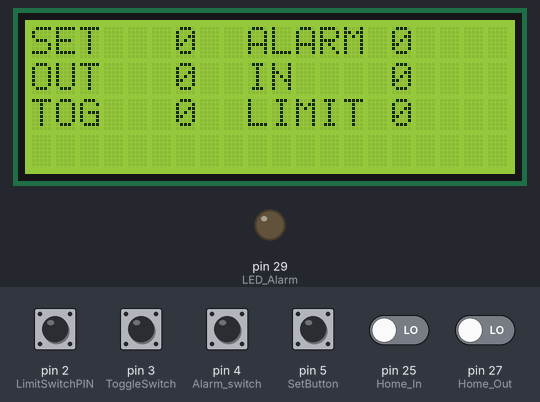
A sketch run on a simulated Arduino Mega 2560, built with avr-gcc and run on an emulated ATmega2560. Parts: 20×4 character LCD, output pins drawn as LEDs (lit = HIGH). The test bench sets the inputs (shaded band); at power-on: pin 2 (LimitSwitchPIN), pin 3 (ToggleSwitch), pin 4 (Alarm_switch), pin 5 (SetButton), pin 25 (Home_In), pin 27 (Home_Out) LOW.

Above: at 1.2 s.
1.3 s: pin 5 (SetButton) pulled HIGH for 0.15 s
At 1.68 s:
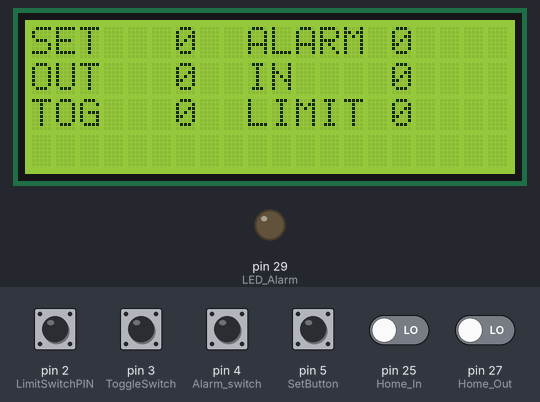
2.0 s: pin 2 (LimitSwitchPIN) pulled HIGH for 0.15 s
At 2.11 s:
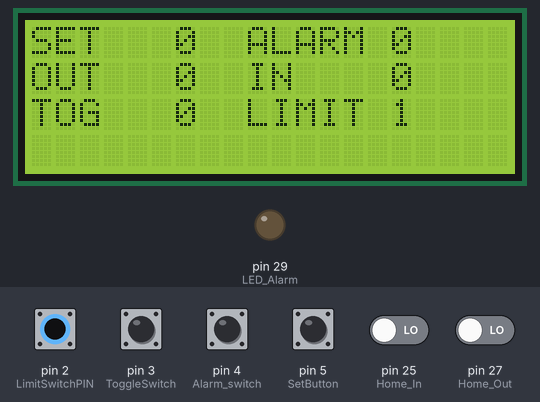
2.7 s: pin 3 (ToggleSwitch) pulled HIGH for 0.15 s
At 2.81 s:
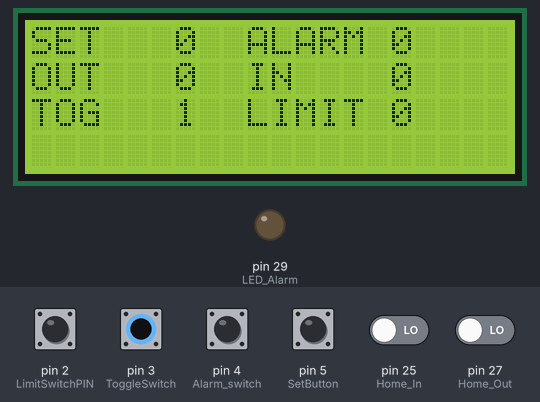
3.4 s: pin 4 (Alarm_switch) pulled HIGH for 0.15 s
At 3.51 s:
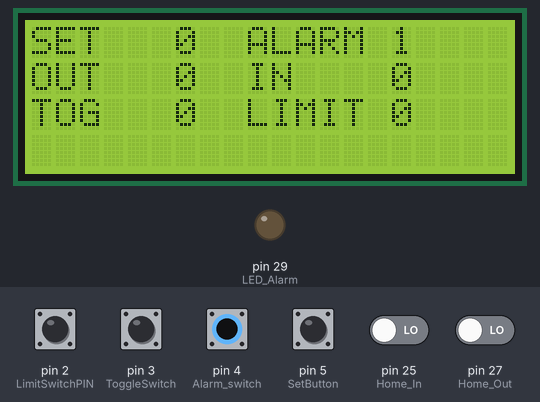
4.1 s: pin 25 (Home_In) driven HIGH
At 4.69 s:
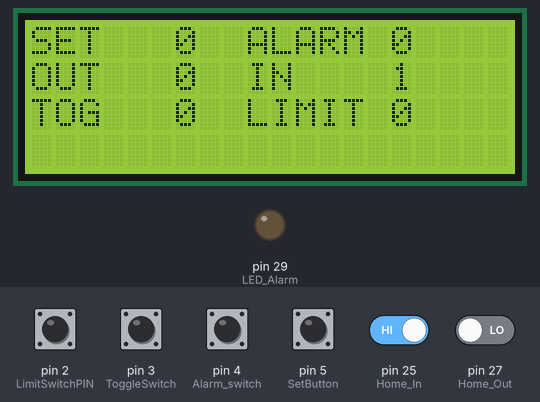
5.6 s: pin 5 (SetButton) pulled HIGH for 1 s
At 6.2 s:
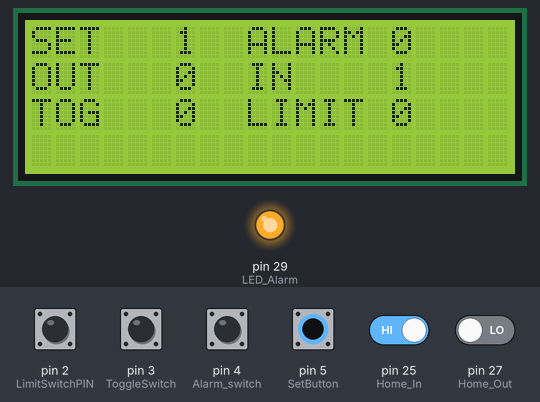
Timing chart, 0 to 8.2 s (numbered marks = the images above; inputs shaded):
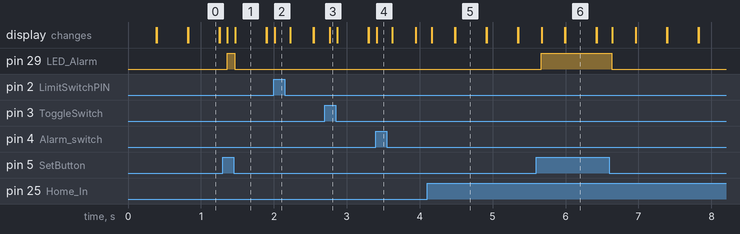

Measured:
- after the input at 1.3 s, pin 29 (LED_Alarm): LOW → HIGH after 0.06 s, → LOW 0.11 s later; the display: first changes after 0.06 s (image 1 shows a later state)
- after the input at 2.0 s, the display: changes at once (image 2)
- after the input at 2.7 s, the display: changes after 0.06 s (image 3)
- after the input at 3.4 s, the display: changes at once (image 4)
- after the input at 4.1 s, the display: changes after 0.06 s (image 5)
- after the input at 5.6 s, pin 29 (LED_Alarm): LOW → HIGH after 0.07 s, → LOW 0.97 s later; the display: changes after 0.07 s (image 6)
- what the display in image 0 shows lasts 0.4 s, from 0.8 s to 1.2 s

The sketch:

button_tb.ino
```cpp
#include <LiquidCrystal.h>

//Buttons and switches - External 10kOhm Pulls low --> Switch High
#define Home_In 25    //
#define Home_Out 27   //
#define ToggleSwitch 3  //
#define SetButton 5 //

  //Alarm
#define Alarm 23  //Alarm digital pin
#define LED_Alarm 29  //LED lights on alarm
#define Alarm_switch 4  //Pulls low --> Switch High

#define LimitSwitchPIN 2    // normally high switch to low. I think

//Pressure Sensor
#define PressureSensorPIN A4    //pressure analog read

//Dials - BPM 10K pot - (0, 5)V
#define ReadBPM_Val A0  // pin BPM
#define ReadTV_Val A1   // pin tidal volume
#define ReadIE_Val A2   // pin IE ratio
#define ReadPEEP_alarm A3 // pin PEEP Alarm sensitivity level
#define ReadSensitivity A5  // pin Asist control sensitivity level

uint8_t rs = 13, en = 12, d4 = 11, d5 = 10, d6 = 9, d7 = 8;
LiquidCrystal lcd(rs, en, d4, d5, d6, d7);
int val1 = 0;
int val2 = 0;
int val3 = 0;
int val4 = 0;
int val5 = 0;
int val6 = 0;
int i = 0;

void setup()
{
  pinMode(LED_Alarm, OUTPUT);      // Alarm LED
  pinMode(Alarm,INPUT);
  digitalWrite(Alarm, LOW);

  //switches
  pinMode(ToggleSwitch,INPUT);    // Toggle switch
  pinMode(LimitSwitchPIN,INPUT);     // Limit switch input
  //buttons
  pinMode(SetButton, INPUT);  //Set button
  pinMode(Alarm_switch, INPUT);   //Alarm button
  pinMode(Home_In,INPUT);         // Homing towards centre input
  pinMode(Home_Out,INPUT);        // Homing towards outside input
  //analog
  pinMode(ReadBPM_Val,INPUT);     // init BPM
  pinMode(ReadTV_Val,INPUT);      // init Tidal Volume
  pinMode(ReadIE_Val,INPUT);      //Init I/E val
  pinMode(ReadPEEP_alarm,INPUT);  //Init PEEP alarm
  pinMode(ReadSensitivity,INPUT); //Init Assist sensitivity

  pinMode(PressureSensorPIN,INPUT);         // Pressure sensor input

  lcd.begin(20, 4);
  lcd.clear();
}

void loop()
{
  //row `
  if(digitalRead(SetButton))
  {
    digitalWrite(LED_Alarm, HIGH);
  }
  else
  {
    digitalWrite(LED_Alarm, LOW);
  }
  lcd.setCursor(0,0);
  lcd.print("SET");
  lcd.setCursor(6,0);
  lcd.print(digitalRead(SetButton));

  lcd.setCursor(9,0);
  lcd.print("ALARM");
  lcd.setCursor(15,0);
  lcd.print(digitalRead(Alarm_switch));
  //row 2
  lcd.setCursor(0,1);
  lcd.print("OUT");
  lcd.setCursor(6,1);
  lcd.print(digitalRead(Home_Out));

  lcd.setCursor(9,1);
  lcd.print("IN");
  lcd.setCursor(15,1);
  lcd.print(digitalRead(Home_In));
  //row 3
  lcd.setCursor(0,2);
  lcd.print("TOG");
  lcd.setCursor(6,2);
  lcd.print(digitalRead(ToggleSwitch));

  lcd.setCursor(9,2);
  lcd.print("LIMIT");
  lcd.setCursor(15,2);
  lcd.print(digitalRead(LimitSwitchPIN));
  delay(100);
  lcd.clear();
}
```
